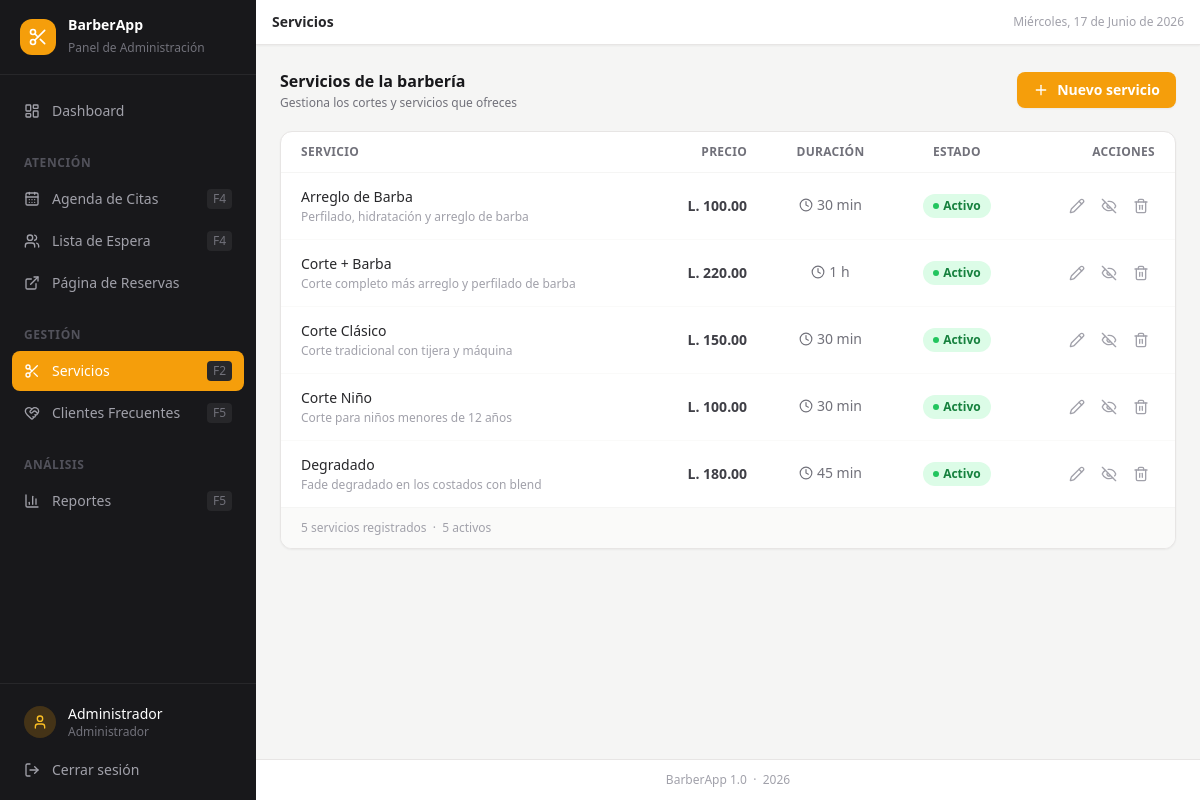
Page /servicios (signed in) on the committed database.
### tables this page shows
CREATE TABLE IF NOT EXISTS servicios (
    id                  INT UNSIGNED    AUTO_INCREMENT PRIMARY KEY,
    nombre              VARCHAR(100)    NOT NULL,
    descripcion         TEXT            DEFAULT NULL,
    precio              DECIMAL(8,2)    NOT NULL DEFAULT 0.00,
    duracion_minutos    INT             NOT NULL DEFAULT 30,
    activo              TINYINT(1)      NOT NULL DEFAULT 1,
    created_at          TIMESTAMP       DEFAULT CURRENT_TIMESTAMP,
    updated_at          TIMESTAMP       DEFAULT CURRENT_TIMESTAMP ON UPDATE CURRENT_TIMESTAMP
);

### controllers/ServicioController.php (called while the page is built, shortened)
<?php
class ServicioController extends BaseController {
    private Servicio $model;
    public function __construct() {
        $this->model = new Servicio();
    }
    public function index(): void {
        $servicios = $this->model->getAll();
        $this->render('servicios/index', [
            'pageTitle'  => 'Servicios',
            'activeNav'  => 'servicios',
            'servicios'  => $servicios,
            'csrf_token' => $this->csrfToken(),
        ]);
    }
}

### config/config.php (called while the page is built, shortened)
<?php
function url(string $path = ''): string {
    return BASE_URL . '/' . ltrim($path, '/');
}
function moneda(float $monto): string {
    return 'L. ' . number_format($monto, 2);
}
function duracionFmt(int $minutos): string {
    if ($minutos < 60) return "{$minutos} min";
    $h = intdiv($minutos, 60);
    $m = $minutos % 60;
    return $m > 0 ? "{$h} h {$m} min" : "{$h} h";
}

### config/database.php (called while the page is built, shortened)
<?php
class Database {
    private static ?PDO $instance = null;
    public static function connect(): PDO {
        if (self::$instance === null) {
            $host    = 'localhost';
            $dbname  = 'barberapp';
            $user    = 'root';
            $pass    = '';
            $charset = 'utf8mb4';
            $dsn = "mysql:host={$host};dbname={$dbname};charset={$charset}";
            $options = [
                PDO::ATTR_ERRMODE            => PDO::ERRMODE_EXCEPTION,
                PDO::ATTR_DEFAULT_FETCH_MODE => PDO::FETCH_ASSOC,
                PDO::ATTR_EMULATE_PREPARES   => false,
            ];
            try {
                self::$instance = new PDO($dsn, $user, $pass, $options);
            } catch (PDOException $e) {
                http_response_code(500);
                die('Error de conexión a la base de datos. Verifica que MySQL esté activo y que la base de datos "barberapp" exista.');
            }
        }
        return self::$instance;
    }
}

### models/BaseModel.php (called while the page is built, shortened)
<?php
abstract class BaseModel {
    public function __construct() {
        $this->db = Database::connect();
    }
}

### models/Servicio.php (called while the page is built, shortened)
<?php
class Servicio extends BaseModel {
    public function getAll(bool $soloActivos = false): array {
        $sql = 'SELECT * FROM servicios';
        $sql .= ' ORDER BY nombre ASC';
        return $this->db->query($sql)->fetchAll();
    }
}

### views/servicios/index.php (the view, shortened to what this page needs)
<div class="flex items-center justify-between mb-5">
    <div>
        <h2 class="text-base font-bold text-zinc-900">Servicios de la barbería</h2>
        <p class="text-xs text-zinc-500 mt-0.5">Gestiona los cortes y servicios que ofreces</p>
    </div>
    <a href="<?= url('servicios/crear') ?>"
       class="flex items-center gap-2 bg-amber-500 hover:bg-amber-600 text-white text-sm font-semibold
              px-4 py-2 rounded-lg transition-colors shadow-sm">
        <i data-lucide="plus" class="w-4 h-4"></i>
        Nuevo servicio
    </a>
</div>
<div class="bg-white rounded-xl border border-stone-200 shadow-sm overflow-hidden">
    <?php if (empty($servicios)): ?>
    <div class="p-12 text-center">
        <div class="w-14 h-14 bg-stone-100 rounded-full mx-auto flex items-center justify-center mb-4">
            <i data-lucide="scissors" class="w-6 h-6 text-zinc-400"></i>
        </div>
        <p class="text-sm font-semibold text-zinc-600">Sin servicios registrados</p>
        <p class="text-xs text-zinc-400 mt-1 mb-4">Agrega los cortes y servicios que ofrece tu barbería</p>
        <a href="<?= url('servicios/crear') ?>"
           class="inline-flex items-center gap-2 bg-amber-500 hover:bg-amber-600 text-white text-sm
                  font-semibold px-4 py-2 rounded-lg transition-colors">
            <i data-lucide="plus" class="w-4 h-4"></i>
            Agregar primer servicio
        </a>
    </div>
    <?php else: ?>
    <div class="overflow-x-auto">
        <table class="w-full text-sm">
            <thead>
                <tr class="border-b border-stone-100">
                    <th class="text-left px-5 py-3 text-xs font-semibold text-zinc-500 uppercase tracking-wide">Servicio</th>
                    <th class="text-right px-5 py-3 text-xs font-semibold text-zinc-500 uppercase tracking-wide hidden sm:table-cell">Precio</th>
                    <th class="text-center px-5 py-3 text-xs font-semibold text-zinc-500 uppercase tracking-wide hidden md:table-cell">Duración</th>
                    <th class="text-center px-5 py-3 text-xs font-semibold text-zinc-500 uppercase tracking-wide">Estado</th>
                    <th class="px-5 py-3 text-xs font-semibold text-zinc-500 uppercase tracking-wide text-right">Acciones</th>
                </tr>
            </thead>
            <tbody class="divide-y divide-stone-50">
                <?php foreach ($servicios as $s): ?>
                <tr class="hover:bg-stone-50 transition-colors">
                    <td class="px-5 py-3.5">
                        <div class="font-medium text-zinc-800"><?= htmlspecialchars($s['nombre']) ?></div>
                        <?php if ($s['descripcion']): ?>
                        <div class="text-xs text-zinc-400 mt-0.5 line-clamp-1">
                            <?= htmlspecialchars($s['descripcion']) ?>
                        </div>
                        <?php endif; ?>
                    </td>
                    <td class="px-5 py-3.5 text-right font-semibold text-zinc-700 hidden sm:table-cell">
                        <?= moneda((float)$s['precio']) ?>
                    </td>
                    <td class="px-5 py-3.5 text-center text-zinc-500 hidden md:table-cell">
                        <span class="inline-flex items-center gap-1">
                            <i data-lucide="clock" class="w-3.5 h-3.5"></i>
                            <?= duracionFmt((int)$s['duracion_minutos']) ?>
                        </span>
                    </td>
                    <td class="px-5 py-3.5 text-center">
                        <?php if ($s['activo']): ?>
                            <span class="inline-flex items-center gap-1 text-xs font-semibold bg-green-100 text-green-700 px-2.5 py-1 rounded-full">
                                <span class="w-1.5 h-1.5 bg-green-500 rounded-full"></span>Activo
                            </span>
                        <?php else: ?>
                            <span class="inline-flex items-center gap-1 text-xs font-semibold bg-zinc-100 text-zinc-500 px-2.5 py-1 rounded-full">
                                <span class="w-1.5 h-1.5 bg-zinc-400 rounded-full"></span>Inactivo
                            </span>
                        <?php endif; ?>
                    </td>
                    <td class="px-5 py-3.5">
                        <div class="flex items-center justify-end gap-1">
                            <a href="<?= url('servicios/editar') ?>?id=<?= $s['id'] ?>"
                               class="p-1.5 rounded-lg text-zinc-400 hover:text-amber-600 hover:bg-amber-50 transition-colors"
                               title="Editar">
                                <i data-lucide="pencil" class="w-4 h-4"></i>
                            </a>
                            <form method="POST" action="<?= url('servicios/toggle') ?>">
                                <button type="submit"
                                        class="p-1.5 rounded-lg transition-colors <?= $s['activo'] ? 'text-zinc-400 hover:text-zinc-600 hover:bg-zinc-100' : 'text-amber-500 hover:text-amber-700 hover:bg-amber-50' ?>"
                                        title="<?= $s['activo'] ? 'Desactivar' : 'Activar' ?>">
                                    <i data-lucide="<?= $s['activo'] ? 'eye-off' : 'eye' ?>" class="w-4 h-4"></i>
                                </button>
                            </form>
                            <form method="POST" action="<?= url('servicios/eliminar') ?>"
                                  x-data
                                  @submit.prevent="
                                    Swal.fire({
                                        title: '¿Eliminar servicio?',
                                        text: 'Si tiene citas asociadas, solo será desactivado.',
                                        icon: 'warning',
                                        showCancelButton: true,
                                        confirmButtonColor: '#dc2626',
                                        cancelButtonColor: '#6b7280',
                                        confirmButtonText: 'Sí, eliminar',
                                        cancelButtonText: 'Cancelar',
                                    }).then(r => r.isConfirmed && $el.submit())
                                  ">
                                <button type="submit"
                                        class="p-1.5 rounded-lg text-zinc-400 hover:text-red-600 hover:bg-red-50 transition-colors"
                                        title="Eliminar">
                                    <i data-lucide="trash-2" class="w-4 h-4"></i>
                                </button>
                            </form>
                        </div>
                    </td>
                </tr>
                <?php endforeach; ?>
            </tbody>
        </table>
    </div>
    <div class="px-5 py-3 border-t border-stone-100 bg-stone-50 text-xs text-zinc-400">
        <?= count($servicios) ?> servicio<?= count($servicios) !== 1 ? 's' : '' ?> registrado<?= count($servicios) !== 1 ? 's' : '' ?>
        &nbsp;·&nbsp;
        <?= count(array_filter($servicios, fn($s) => $s['activo'])) ?> activo<?= count(array_filter($servicios, fn($s) => $s['activo'])) !== 1 ? 's' : '' ?>
    </div>
    <?php endif; ?>
</div>

### rows in the picture
servicios: nombre "Arreglo de Barba", descripcion "Perfilado, hidratación y arreglo de barba", precio "L. 100.00", duracion_minutos "30 min", activo 1 (drawn)
servicios: nombre "Corte + Barba", descripcion "Corte completo más arreglo y perfilado de barba", precio "L. 220.00", duracion_minutos "1 h", activo 1 (drawn)
servicios: nombre "Corte Clásico", descripcion "Corte tradicional con tijera y máquina", precio "L. 150.00", duracion_minutos "30 min", activo 1 (drawn)
servicios: nombre "Corte Niño", descripcion "Corte para niños menores de 12 años", precio "L. 100.00", duracion_minutos "30 min", activo 1 (drawn)
servicios: nombre "Degradado", descripcion "Fade degradado en los costados con blend", precio "L. 180.00", duracion_minutos "45 min", activo 1 (drawn)

### other values in the picture
$_SESSION['admin_nombre'] "Administrador"
$pageTitle "Servicios"
fechaEsp('', 'completa') "Miércoles, 17 de Junio de 2026"
count($servicios) "5"
count(array_filter($servicios, fn($s) => $s['activo'])) "5"
APP_VERSION "1.0"
